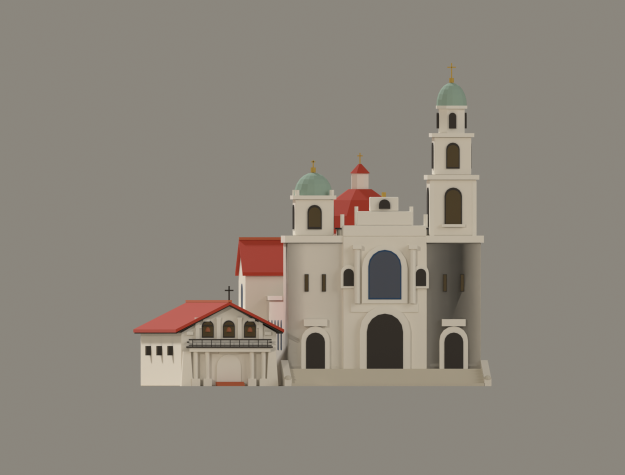
#> input picture artifacts/mission-dolores/mission-dolores-east.png, 1250 x 950 px (shown at 1/2 size); its folder holds only this picture in this run
$ python make_contact_sheet.py mission-dolores-east.png
#> lines starting #> are read from the running program, lines starting #| are printed output that depends on the picture
"""Assemble the Mission Dolores review renders into one contact sheet.

    python3 make_contact_sheet.py [--dir DIR] [--prefix mission-dolores]

Pure Pillow; run after render_mission_dolores.py. Every tile is a crop-free
letterboxed copy of the render it labels, so the sheet cannot show anything the
individual images do not.
"""

import os
import sys

from PIL import Image, ImageDraw, ImageFont

TILES = [
    ("aerial", "AERIAL - high three-quarter (app camera)"),
    ("top", "TOP - roofs, dome, tower caps"),
    ("east", "EAST - Dolores Street front"),
    ("north", "NORTH - 16th Street flank"),
    ("west", "WEST - apse and parish wing"),
    ("south", "SOUTH - adobe flank"),
    ("night", "NIGHT - app dusk state"),
    ("night-front", "NIGHT - street front"),
]

CELL = (760, 560)
PAD = 16
LABEL_H = 30
COLS = 2
BG = (226, 219, 205)
INK = (58, 53, 48)


def font(size):
    for path in (
        "/System/Library/Fonts/SFNSMono.ttf",
        "/System/Library/Fonts/Supplemental/Arial.ttf",
        "/usr/share/fonts/truetype/dejavu/DejaVuSans.ttf",
    ):
        if os.path.exists(path):
            try:
                return ImageFont.truetype(path, size)
            except OSError:
                pass
    return ImageFont.load_default()


def main():
    argv = sys.argv[1:]

    def arg(flag, default):
        return argv[argv.index(flag) + 1] if flag in argv else default

    here = os.path.dirname(os.path.abspath(__file__))
    directory = arg("--dir", here)
    prefix = arg("--prefix", "mission-dolores")

    tiles = [t for t in TILES if os.path.exists(os.path.join(directory, f"{prefix}-{t[0]}.png"))]
    rows = (len(tiles) + COLS - 1) // COLS
    W = COLS * CELL[0] + (COLS + 1) * PAD
    H = rows * (CELL[1] + LABEL_H) + (rows + 1) * PAD
    sheet = Image.new("RGB", (W, H), BG)
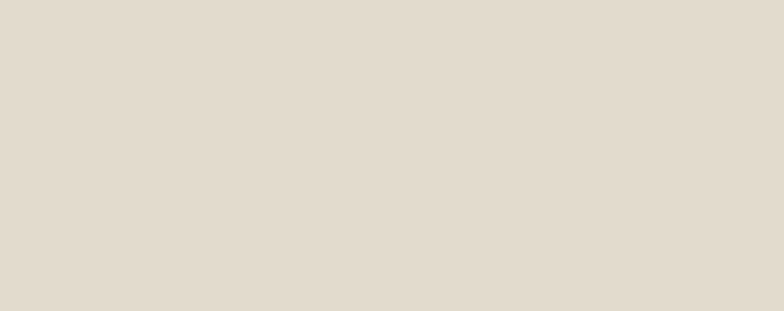
#> sheet: PIL image 1568x622 RGB (shown at 1/2 size); mean R, G, B 226, 219, 205
    draw = ImageDraw.Draw(sheet)
    f = font(20)

    for i, (name, label) in enumerate(tiles):
        col, row = i % COLS, i // COLS
        x = PAD + col * (CELL[0] + PAD)
        y = PAD + row * (CELL[1] + LABEL_H + PAD)
        img = Image.open(os.path.join(directory, f"{prefix}-{name}.png")).convert("RGB")
        img.thumbnail(CELL, Image.LANCZOS)
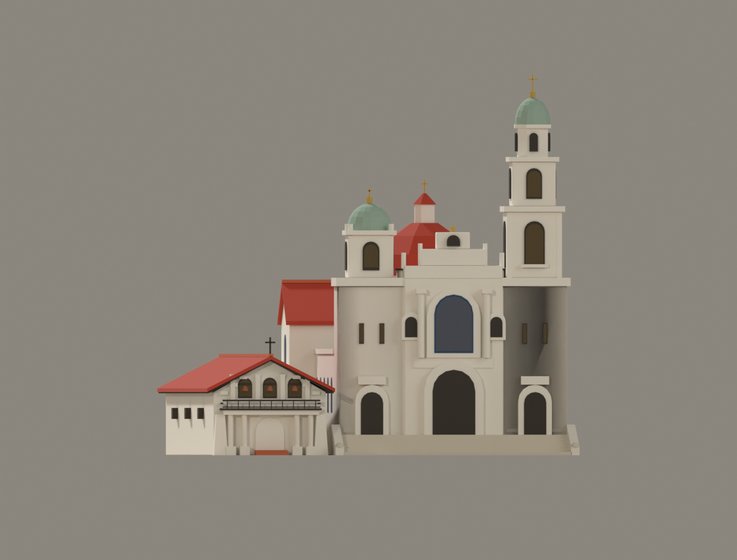
#> img: PIL image 737x560 RGB; mean R, G, B 140.4, 133.9, 123.8
        cell = Image.new("RGB", CELL, BG)
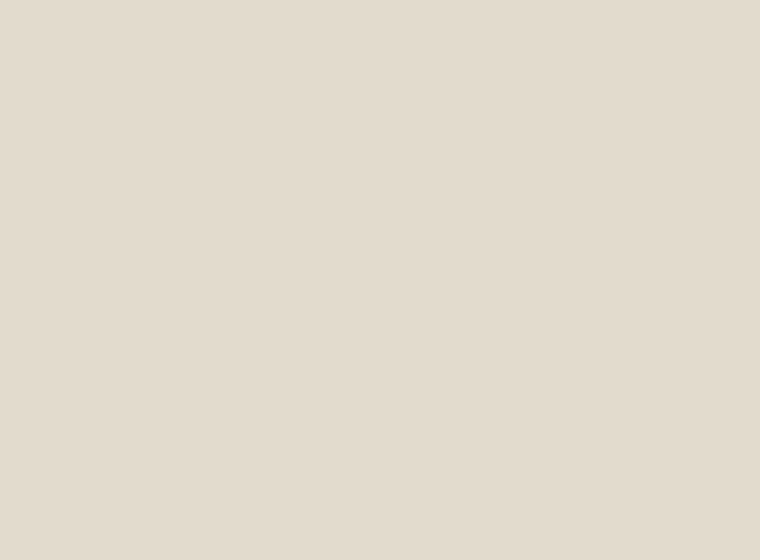
#> cell: PIL image 760x560 RGB; mean R, G, B 226, 219, 205
        cell.paste(img, ((CELL[0] - img.width) // 2, (CELL[1] - img.height) // 2))
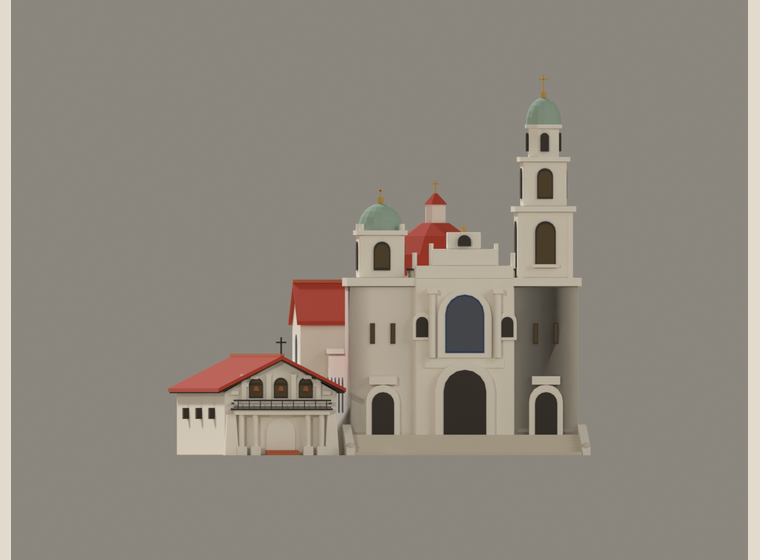
#> cell: PIL image 760x560 RGB; mean R, G, B 143, 136.4, 126.3
        sheet.paste(cell, (x, y))
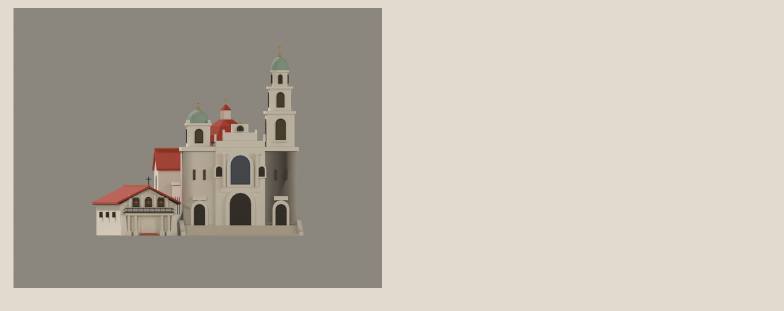
#> sheet: PIL image 1568x622 RGB (shown at 1/2 size); mean R, G, B 189.8, 183, 170.6
        draw.text((x + 4, y + CELL[1] + 6), label, font=f, fill=INK)

    out = os.path.join(directory, f"{prefix}-contact-sheet.png")
    sheet.save(out)
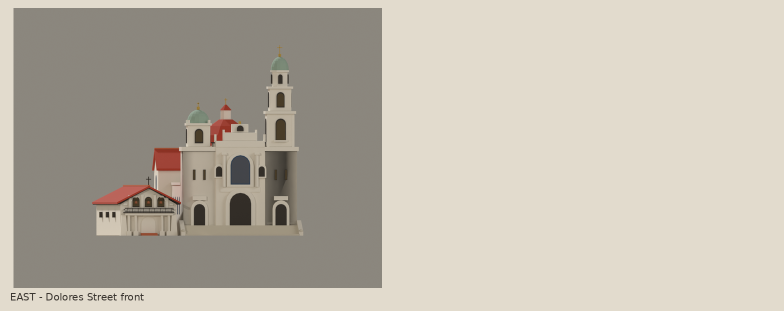
#> saved as mission-dolores-contact-sheet.png: PIL image 1568x622 RGB (shown at 1/2 size); mean R, G, B 189.6, 182.8, 170.5
    print(f"[sheet] wrote {out} ({len(tiles)} tiles)")


if __name__ == "__main__":
    main()

$ run again, on artifacts/mission-dolores/mission-dolores-south.png
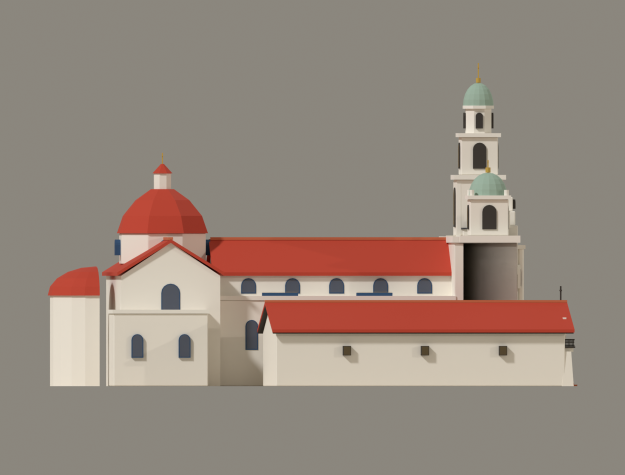
#> input picture artifacts/mission-dolores/mission-dolores-south.png, 1250 x 950 px (shown at 1/2 size)
#> in main, `cell.paste(img, ((CELL[0] - img.width) // 2, (CELL[1] - img.height) //..`:
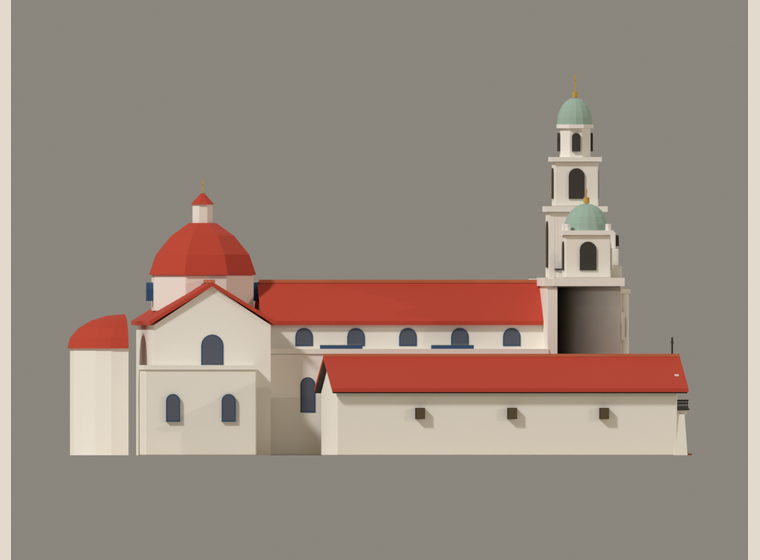
#> cell: PIL image 760x560 RGB; mean R, G, B 152, 138.4, 127.5
#> in main, `sheet.save(out)`:
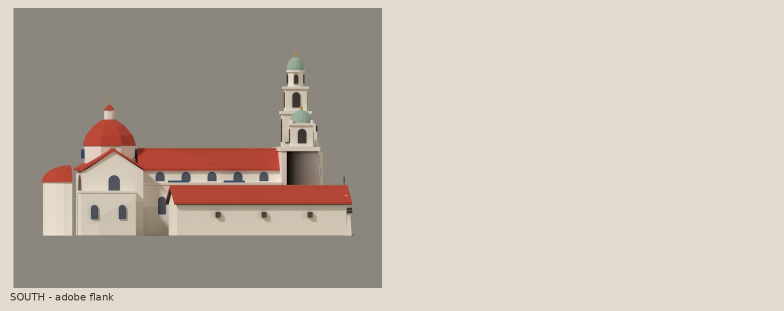
#> saved as mission-dolores-contact-sheet.png: PIL image 1568x622 RGB (shown at 1/2 size); mean R, G, B 193.5, 183.7, 171.1
